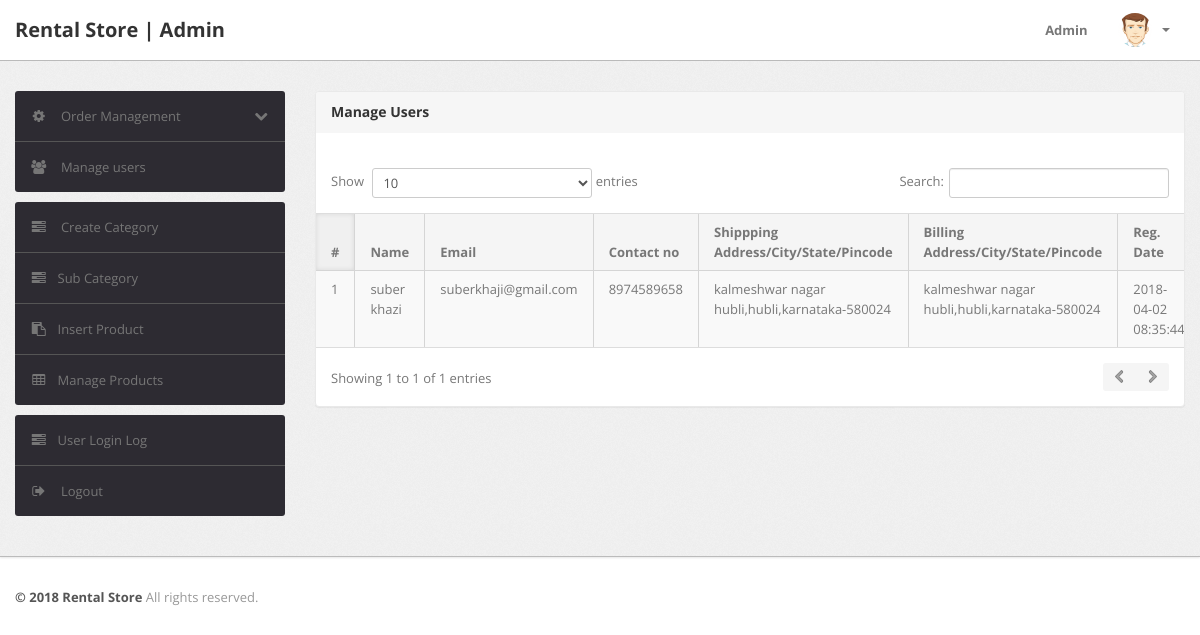
Before: /admin/manage-users.php (signed in) with the older database file.
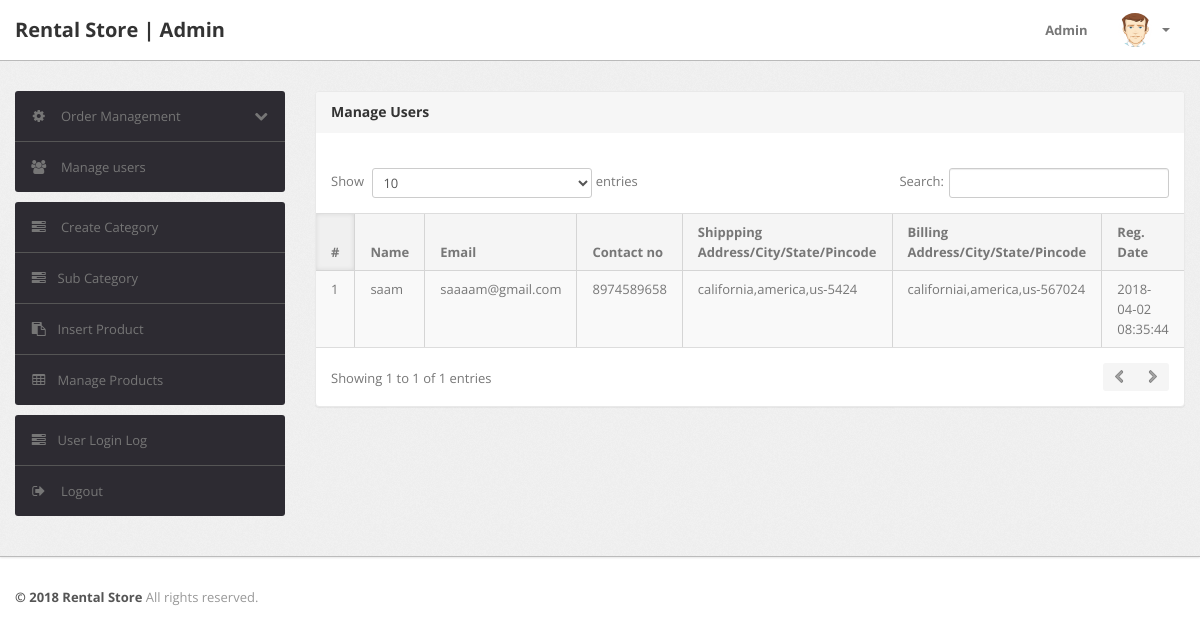
After: the same page with the newer database file.
### tables this page shows
CREATE TABLE `users` (
  `id` int(11) NOT NULL,
  `name` varchar(255) NOT NULL,
  `email` varchar(255) NOT NULL,
  `contactno` bigint(11) NOT NULL,
  `password` varchar(255) NOT NULL,
  `shippingAddress` longtext NOT NULL,
  `shippingState` varchar(255) NOT NULL,
  `shippingCity` varchar(255) NOT NULL,
  `shippingPincode` int(11) NOT NULL,
  `billingAddress` longtext NOT NULL,
  `billingState` varchar(255) NOT NULL,
  `billingCity` varchar(255) NOT NULL,
  `billingPincode` int(11) NOT NULL,
  `regDate` timestamp NOT NULL DEFAULT CURRENT_TIMESTAMP,
  `updationDate` varchar(255) NOT NULL
);

### admin/manage-users.php (the view, shortened to what this page needs)
<?php
include('include/config.php');
if(strlen($_SESSION['alogin'])==0)
	{
header('location:index.php');
}
else{
?>
<!DOCTYPE html>
<html lang="en">
<head>
	<link type="text/css" href="bootstrap/css/bootstrap.min.css" rel="stylesheet">
	<link type="text/css" href="bootstrap/css/bootstrap-responsive.min.css" rel="stylesheet">
	<link type="text/css" href="css/theme.css" rel="stylesheet">
	<link type="text/css" href="images/icons/css/font-awesome.css" rel="stylesheet">
</head>
<body>
<?php include('include/header.php');?>
	<div class="wrapper">
		<div class="container">
			<div class="row">
<?php include('include/sidebar.php');?>
			<div class="span9">
					<div class="content">
	<div class="module">
							<div class="module-head">
								<h3>Manage Users</h3>
							</div>
							<div class="module-body table">
									<br />
								<table cellpadding="0" cellspacing="0" border="0" class="datatable-1 table table-bordered table-striped	 display" width="100%">
									<thead>
										<tr>
											<th>#</th>
											<th> Name</th>
											<th>Email </th>
											<th>Contact no</th>
											<th>Shippping Address/City/State/Pincode </th>
											<th>Billing Address/City/State/Pincode </th>
											<th>Reg. Date </th>
										</tr>
									</thead>
									<tbody>
<?php $query=mysqli_query($con,"select * from users");
$cnt=1;
while($row=mysqli_fetch_array($query))
{
?>
										<tr>
											<td><?php echo htmlentities($cnt);?></td>
											<td><?php echo htmlentities($row['name']);?></td>
											<td><?php echo htmlentities($row['email']);?></td>
											<td> <?php echo htmlentities($row['contactno']);?></td>
											<td><?php echo htmlentities($row['shippingAddress'].",".$row['shippingCity'].",".$row['shippingState']."-".$row['shippingPincode']);?></td>
											<td><?php echo htmlentities($row['billingAddress'].",".$row['billingCity'].",".$row['billingState']."-".$row['billingPincode']);?></td>
											<td><?php echo htmlentities($row['regDate']);?></td>
										<?php $cnt=$cnt+1; } ?>
								</table>
							</div>
						</div>
					</div>
				</div>
			</div>
		</div>
	</div>
<?php include('include/footer.php');?>
</body>
<?php } ?>

### admin/include/header.php (shortened to what this page needs)
<div class="navbar navbar-fixed-top">
		<div class="navbar-inner">
			<div class="container">
			  	<a class="brand" href="index.html">
			  		Rental Store | Admin
			  	</a>
				<div class="nav-collapse collapse navbar-inverse-collapse">
					<ul class="nav pull-right">
						<li><a href="#">
							Admin
						</a></li>
						<li class="nav-user dropdown">
							<a href="#" class="dropdown-toggle" data-toggle="dropdown">
								<img src="images/user.png" class="nav-avatar" />
								<b class="caret"></b>
							</a>
						</li>
					</ul>
				</div>
			</div>
		</div>
	</div>

### admin/include/sidebar.php (shortened to what this page needs)
<div class="span3">
					<div class="sidebar">
<ul class="widget widget-menu unstyled">
							<li>
								<a class="collapsed" data-toggle="collapse" href="#togglePages">
									<i class="menu-icon icon-cog"></i>
									<i class="icon-chevron-down pull-right"></i><i class="icon-chevron-up pull-right"></i>
									Order Management
								</a>
							</li>
							<li>
								<a href="manage-users.php">
									<i class="menu-icon icon-group"></i>
									Manage users
								</a>
							</li>
						</ul>
						<ul class="widget widget-menu unstyled">
                                <li><a href="category.php"><i class="menu-icon icon-tasks"></i> Create Category </a></li>
                                <li><a href="subcategory.php"><i class="menu-icon icon-tasks"></i>Sub Category </a></li>
                                <li><a href="insert-product.php"><i class="menu-icon icon-paste"></i>Insert Product </a></li>
                                <li><a href="manage-products.php"><i class="menu-icon icon-table"></i>Manage Products </a></li>
                            </ul>
						<ul class="widget widget-menu unstyled">
							<li><a href="user-logs.php"><i class="menu-icon icon-tasks"></i>User Login Log </a></li>
							<li>
								<a href="logout.php">
									<i class="menu-icon icon-signout"></i>
									Logout
								</a>
							</li>
						</ul>
					</div>
				</div>

### admin/include/footer.php
<div class="footer">
	<div class="container">
		<b class="copyright">&copy; 2018 Rental Store </b> All rights reserved.
	</div>
</div>

Changed rows visible on the page:
changed users: name "suber khazi" → "saam"; email "suberkhaji@gmail.com" → "saaaam@gmail.com"; shippingAddress+shippingCity+shippingState "kalmeshwar nagar hubli,hubli,karnataka-580024" → "california,america,us-5424"; billingAddress+billingCity+billingState "kalmeshwar nagar hubli,hubli,karnataka-580024" → "californiai,america,us-567024"
